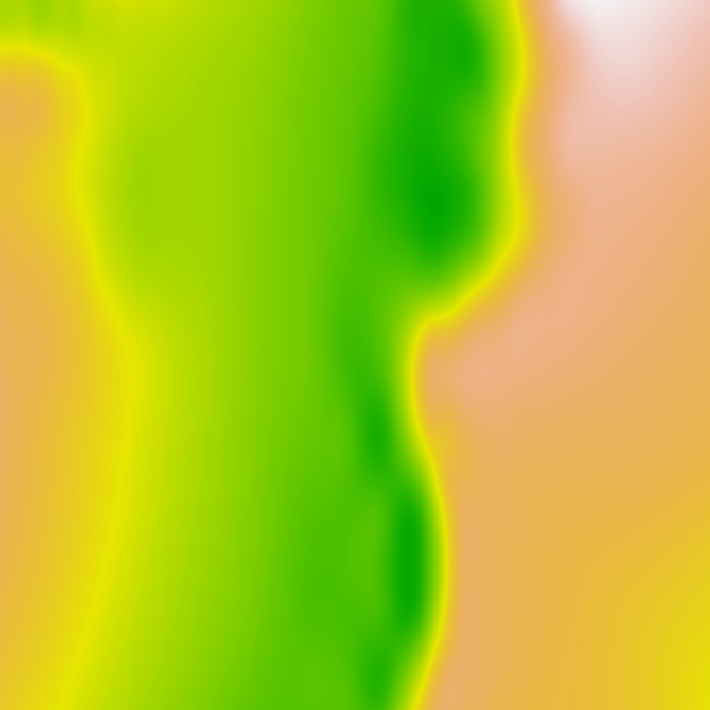
#> input picture backend/img-algos/test2.png, 710 x 710 px
$ python img.py
#> lines starting #> are read from the running program, lines starting #| are printed output that depends on the picture
import this
from PIL import Image

# import sys
# sys.setrecursionlimit(10000)
# depth = 0


def is_in_bounds(x, y, width, height):
    return x >= 0 and x < width and y >= 0 and y < height

# [4 lines left out: function get_adjacent, not called in this run]


def determine_color(r: int, g: int, b: int) -> str:
    if g > r and g > b:
        if g - r >= 50:
            return "green"
        return "yellow"

    if r - g >= 50:
        return "orange"
    return "white"


def traverse_glacier_image(imgfile):

#> called with imgfile = './test2.png'
    img = Image.open(imgfile).convert('RGB')
    test = Image.new(mode="RGB", size=(img.width, img.height))
#> test: PIL image 710x710 RGB; every value is 0

# This method will show image in any image viewer
    pixels_explored = set()
    regions = {
        "green": [],
        "yellow": [],
        "orange": [],
        "white": []
    }

    rgb = {
        "green": (0, 255, 0),
        "yellow": (255, 255, 0),
        "orange": (255, 128, 0),
        "white": (255, 255, 255)
    }

    def get_regions_iter():

        for i in range(img.width):
            for j in range(img.height):
                current_pixel = (i, j)
                color = determine_color(*img.getpixel(current_pixel))

                regions[color].append(current_pixel)


    # do funky logic to add new region to new list within list in dict
    # [42 lines left out: function get_regions, not called in this run]

    region = 0
    first_pixel = (0, 0)
    # start the search
    get_regions_iter()
    # print(regions)

    for region in regions.keys():
        r, g, b = rgb[region]
        # print(regions[region] == [])
        for pixel in regions[region]:

            test.putpixel((pixel[0], pixel[1]), (r, g, b))
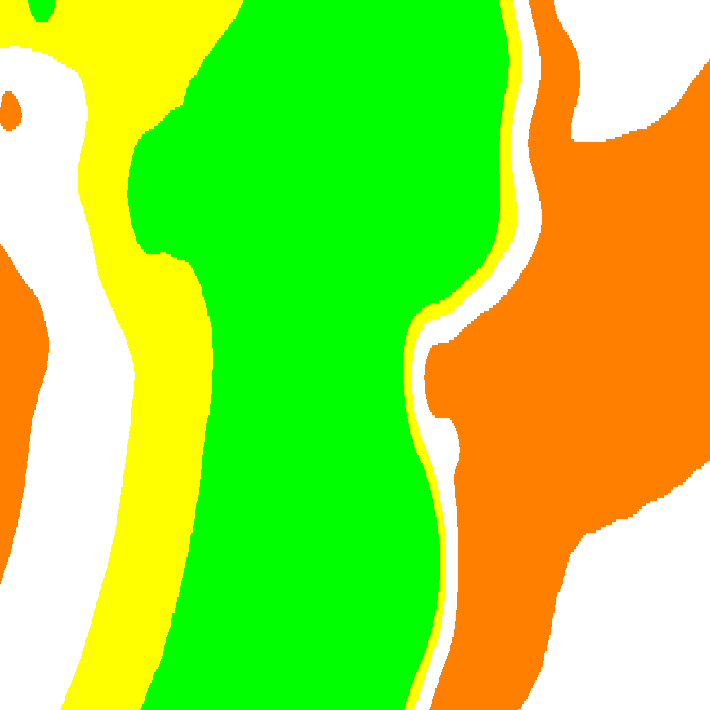
#> test: PIL image 710x710 RGB; mean R, G, B 157.5, 224.4, 60.1
    # get_regions(regions[determine_color(*img.getpixel(first_pixel))], first_pixel, (0, 1), region)
    # get_regions(regions[determine_color(*img.getpixel(first_pixel))], first_pixel, (1, 0), region)
    test.show()
    return regions


if __name__ == "__main__":
    regions = traverse_glacier_image("./test2.png")

    # print(regions)
    # print(get_adjacent(1, 1, 5, 5))
